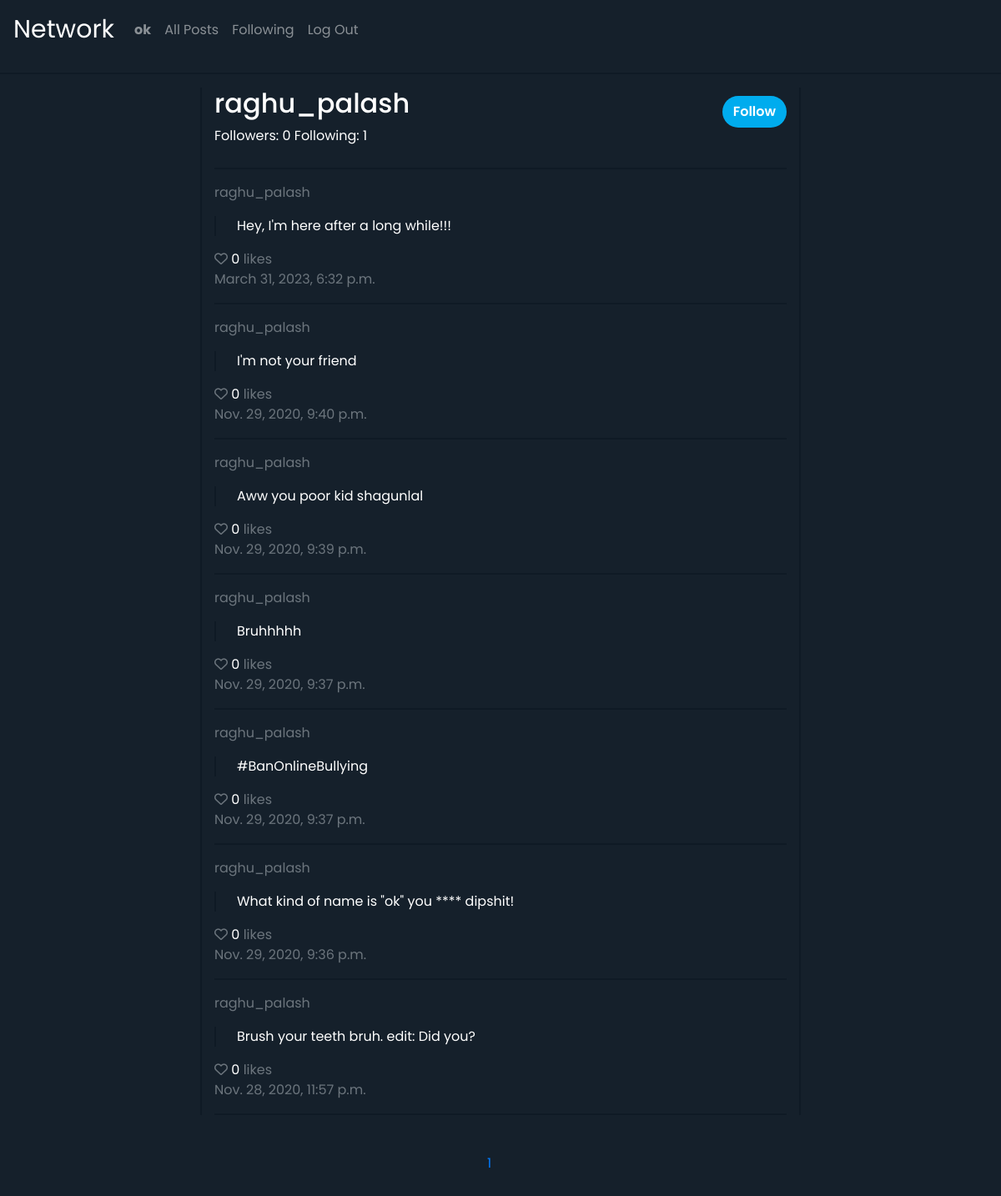
The page /raghu_palash/1 (signed in) on the database its author committed.
### network/models.py (models this page shows, shortened)
class User(AbstractUser):
    pass

class Post(models.Model):
    post = models.CharField(max_length=280)
    user = models.ForeignKey(User, on_delete=models.CASCADE, related_name="posts")
    likes = models.IntegerField(default=0)
    liked_by = models.ManyToManyField(User, blank=True, related_name="liked_posts")
    timestamp_created = models.DateTimeField(auto_now_add=True)
    timestamp_modified = models.DateTimeField(auto_now=True)

### network/views.py (the view, shortened to what this page needs)
# urls.py: path("<str:pageName>/<int:pageNum>", views.pages, name="pages"),
def pages(request, pageName, pageNum):
    if pageName == "home":
        posts = Post.objects.all().order_by("-timestamp_created")
        template = "network/index.html"
        data = {
            "page": "home"
        }
    else:
        clickedUser = User.objects.get(username=pageName)
        posts = clickedUser.posts.all().order_by("-timestamp_created")
        template = "network/profilePage.html"
        is_following = len(User_Following.objects.filter(user_A=request.user, user_B=clickedUser))
        data = {
            "page": pageName,
            "is_following": is_following,
            "clickedUser": clickedUser,
            "followers": len(User_Following.objects.filter(user_B=clickedUser)),
            "following": len(User_Following.objects.filter(user_A=clickedUser)),
        }
    p = Paginator(posts, 10)
    pageCount = p.num_pages
    pages = []
    for i in range(1, pageCount + 1):
        pages.append(i)
    return render(request, template, {
        "posts": p.page(pageNum).object_list,
        "data": data,
        "pages": pages,
        "current": pageNum
    })

### network/templates/network/profilePage.html (shortened to what this page needs)
{% extends "network/layout.html" %}
{% block body %}
    <div class="home-container container">
        <div class="row">
            <div class="col-sm">
                <h2>{{ data.clickedUser.username }}</h2>
                <span>Followers: {{ data.followers }}</span>
                <span>Following: {{ data.following }}</span>
            </div>
            {% if data.clickedUser.id != request.user.id %}
                <div class="col-sm">
                    <form action="{% url 'profile' data.clickedUser.username %}" method="POST">
                        {% if data.is_following == 0 %}
                            <button name="action" value="follow" class="twitter-btn btn">Follow</button>
                        {% else %}
                            <button name="action" value="unfollow" class="twitter-btn btn">Unfollow</button>
                        {% endif %}
                    </form>
                </div>
            {% endif %}
        </div>
        <hr>
        {% for post in posts %}
            <p class="text-muted">{{ data.clickedUser.username }}</p>
            <p class="post"> {{ post.post }}</p>
            <span class="like" data-id="{{ post.id }}">
                <i class="far fa-heart"></i>
                <span>0</span>
                <span class="text-small text-muted">likes {{ request.is_authenticated }}</span>
            </span>
            <p class="text-muted">{{ post.timestamp_created }}</p>
            <hr>
        {% endfor %}
    </div>
{% endblock %}

### network/templates/network/layout.html (shortened to what this page needs)
{% load static %}
{% load mathfilters %}
<!DOCTYPE html>
<html lang="en">
    <head>
        <link rel="stylesheet" href="https://stackpath.bootstrapcdn.com/bootstrap/4.4.1/css/bootstrap.min.css">
        <link href="{% static 'network/styles.css'%}?{% now 'U' %}" rel="stylesheet">
    </head>
    <body>
        <nav class="navbar navbar-expand-lg navbar-dark">
            <a class="navbar-brand" href="#">Network</a>
            <div>
              <ul class="navbar-nav mr-auto">
                {% if user.is_authenticated %}
                    <li class="nav-item">
                        <a class="nav-link" href="#"><strong>{{ user.username }}</strong></a>
                    </li>
                {% endif %}
                <li class="nav-item">
                  <a class="nav-link" href="{% url 'index' %}">All Posts</a>
                </li>
                {% if user.is_authenticated %}
                    <li class="nav-item">
                        <a class="nav-link" href="{% url 'following' %}">Following</a>
                    </li>
                    <li class="nav-item">
                        <a class="nav-link" href="{% url 'logout' %}">Log Out</a>
                    </li>
                {% endif %}
              </ul>
            </div>
          </nav>
        <hr>
        <div class="body">
            {% block body %}
            {% endblock %}
        </div>
        {% if user.is_authenticated %}
            <footer>
                <nav aria-label="Page navigation example">
                    <ul class="pagination">
                        {% for i in pages %}
                            <li class="page-item"><a class="page-link pageLink" href="{% url 'pages' data.page i %}">{{ i }}</a></li>
                        {% endfor %}
                    </ul>
                </nav>
            </footer>
        {% endif %}
    </body>
</html>

### network/static/network/styles.css (style rules this page uses)
body { background: rgb(21, 32, 43); color: white; font-family: 'Poppins', sans-serif; }
.navbar-brand { font-size: 30px; }
hr { border: 0; height: 2px; background: rgb(15, 26, 37); }
.home-container { padding-top: 0; margin-top: 0; border-left: 2px solid rgb(15, 26, 37); border-right: 2px solid rgb(15, 26, 37); width: 60%; }
.twitter-btn { background: #00acee; color: white; font-weight: 600; border-radius: 20px; margin-top: 10px; float: right; }
.home-container form { margin-bottom: 80px; }
.post { border-left: 2px solid rgb(15, 26, 37); padding-left: 25px; }
.page-link { position: relative; display: block; padding: .5rem .75rem; margin-left: -1px; line-height: 1.25; background-color: transparent; border: none; float: left; }
footer { width: 50%; margin: 40px auto; }
.pagination { padding-left: 17rem; }
.far { color: #6c757d; cursor: pointer; }

### rows shown on the page
User: username "ok"
User: clickedUser.username "raghu_palash"
Post: post "Hey, I'm here after a long while!!!", timestamp_created "March 31, 2023, 6:32 p.m."
Post: post "I'm not your friend", timestamp_created "Nov. 29, 2020, 9:40 p.m."
Post: post "Aww you poor kid shagunlal", timestamp_created "Nov. 29, 2020, 9:39 p.m."
Post: post "Bruhhhhh", timestamp_created "Nov. 29, 2020, 9:37 p.m."
Post: post "#BanOnlineBullying", timestamp_created "Nov. 29, 2020, 9:37 p.m."
Post: post "What kind of name is \"ok\" you **** dipshit!", timestamp_created "Nov. 29, 2020, 9:36 p.m."
Post: post "Brush your teeth bruh. edit: Did you?", timestamp_created "Nov. 28, 2020, 11:57 p.m."

### other values the page prints
{{ data.followers }} "0"
{{ data.following }} "1"
{{ i }} "1"
